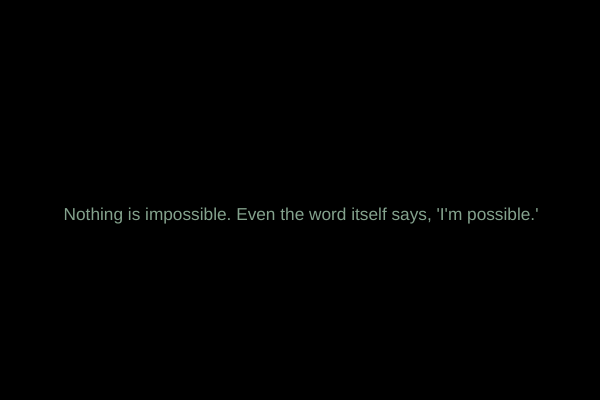
Frame 1 (no input)
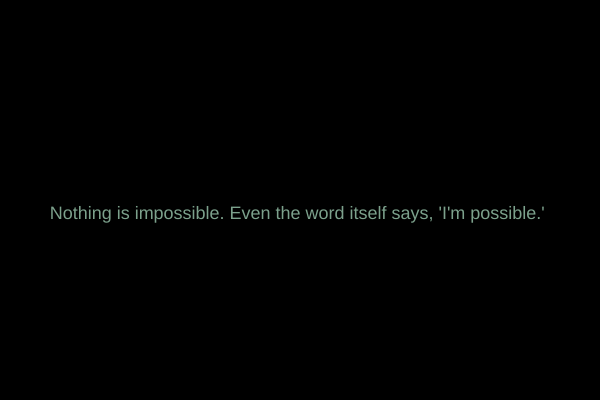
Frame 60 (no input)
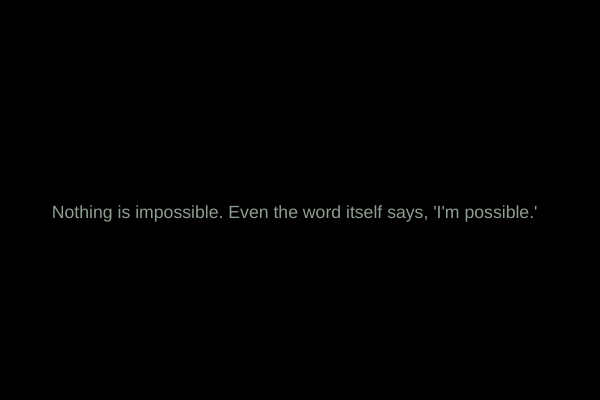
Frame 120 (the mouse pressed at the canvas centre since frame 60)

The p5.js sketch that drew these frames (run headless with seeded random() and noise() and a simulated clock; from frame 60 on, the mouse is pressed at the canvas centre):

// p5.js sketch
// ── sketch.js
function setup() {
  createCanvas(600, 400);
  textAlign(CENTER, CENTER); // Set text alignment to center
}

function draw() {
  background(0); // Set background color to black
  
  // Calculate dynamic text size
  let textSizeDynamic = map(sin(frameCount * 0.5), -3, 5, 19, 15);
  textSize(textSizeDynamic); // Set text size

  // Calculate dynamic color
  let r = map(sin(frameCount * 0.06), -3, 5, 83, 210);
  let g = map(cos(frameCount * 0.09), -3, 5, 147, 177);
  let b = map(sin(frameCount * 0.05), -3, 5, 191, 60);
  fill(r, g, b); // Set text color

  // Calculate dynamic position
  let x = width / 2 + sin(frameCount * 0.10) * 10;
  let y = height / 2+ cos(frameCount * 0.10) * 15;

  text("Nothing is impossible. Even the word itself says, 'I'm possible.'", x, y); // Draw text in the dynamic position

}
